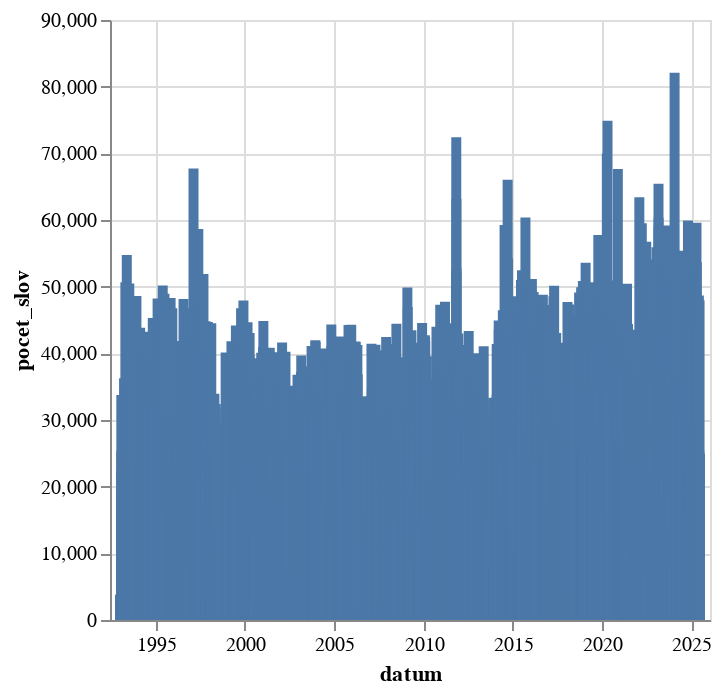

Here is the notebook cell this chart was saved with:
### Code cell
alt.Chart(
    df.group_by_dynamic(index_column="datum",every="1m").agg(pl.col("pocet_slov").sum()).to_pandas()
).mark_bar(
).encode(
    alt.X("datum:T"),
    alt.Y("pocet_slov:Q")
)

### Figure 1 — Vega-Lite specification as saved in the notebook (floating-point values rounded to 4 significant figures; data arrays with more than 128 entries replaced by an {"elided": "..."} marker saying what was removed)
{"config": {"view": {"continuousWidth": 300, "continuousHeight": 300}}, "data": {"name": "data-9dfe55e2777a1b17b8c46cd3962981a6"}, "mark": {"type": "bar"}, "encoding": {"x": {"field": "datum", "type": "temporal"}, "y": {"field": "pocet_slov", "type": "quantitative"}}, "$schema": "https://vega.github.io/schema/vega-lite/v5.8.0.json", "datasets": {"data-9dfe55e2777a1b17b8c46cd3962981a6": {"elided": "2189 records"}}}
